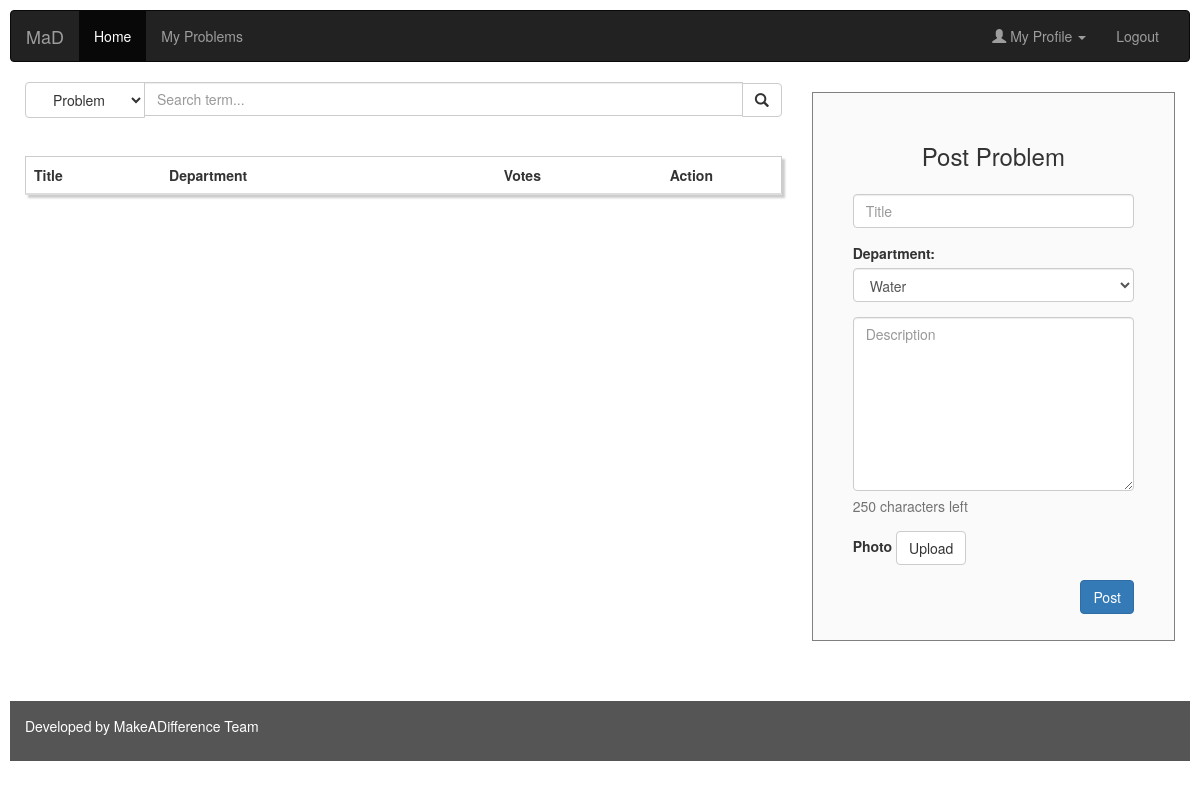
/home.php (signed in), run on an earlier commit of the app's database.
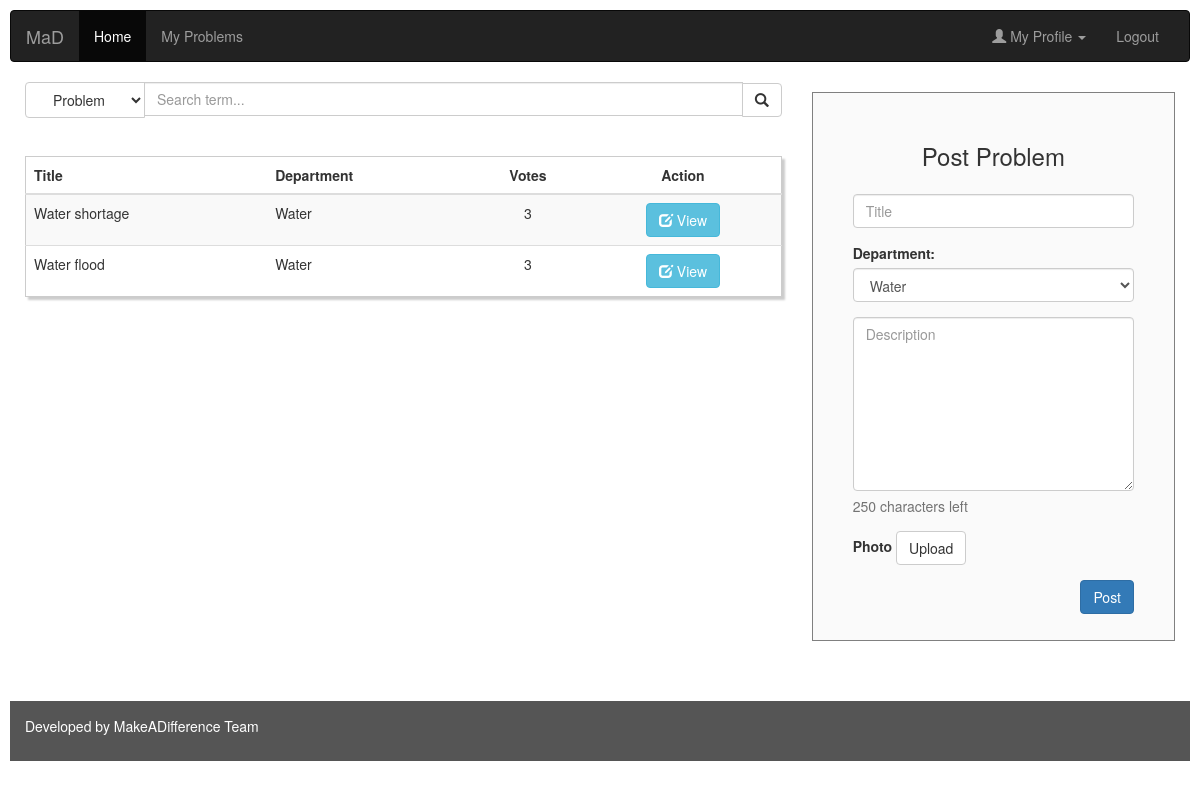
And on a later commit of the database.
### tables this page shows
CREATE TABLE IF NOT EXISTS `Problem` (
  `pID` int(11) NOT NULL AUTO_INCREMENT,
  `cID` int(11) NOT NULL,
  `title` varchar(50) NOT NULL,
  `description` varchar(200) NOT NULL,
  `to_whom` int(11) NOT NULL COMMENT 'Will have gID as foreign key',
  `city` varchar(30) DEFAULT NULL,
  `district` varchar(30) NOT NULL,
  `state` varchar(30) NOT NULL,
  `pin_code` varchar(7) NOT NULL,
  `date_created` datetime NOT NULL,
  `votes` int(11) NOT NULL DEFAULT '0',
  PRIMARY KEY (`pID`)
);

CREATE TABLE IF NOT EXISTS `Govt` (
  `gID` int(11) NOT NULL,
  `dep_name` varchar(50) NOT NULL,
  `email` varchar(50) NOT NULL,
  `contact_num` varchar(15) NOT NULL,
  `city` varchar(30) NOT NULL,
  `district` varchar(30) NOT NULL,
  `state` varchar(30) NOT NULL,
  `pin_code` varchar(7) NOT NULL,
  PRIMARY KEY (`gID`)
);

### home.php (the view, shortened to what this page needs)
<?php
require_once('connection.php');
$email = $_SESSION['SESS_EMAIL'];
?>
<!DOCTYPE html>
<html lang="en">
<head>
  <link rel="stylesheet" href="http://maxcdn.bootstrapcdn.com/bootstrap/3.3.5/css/bootstrap.min.css">
  <link href="css/home.css" rel="stylesheet" type="text/css" />
</head>
<body>
<nav class="navbar navbar-inverse">
  <div class="container-fluid">
    <div class="navbar-header">
      <a class="navbar-brand" href="#">MaD</a>
    </div>
    <div class="collapse navbar-collapse" id="myNavbar">
      <ul class="nav navbar-nav">
        <li class="active"><a href="home.php">Home</a></li>
        <li><a href="my_problems.php">My Problems</a></li>
      </ul>
      <ul class="nav navbar-nav navbar-right">
        <li class="dropdown show-on-hover">
            <a href="#" class="dropdown-toggle" data-toggle="dropdown" role="button" aria-haspopup="true" aria-expanded="false"><span class="glyphicon glyphicon-user"></span> My Profile <span class="caret"></span></a>
        </li>
        <li><a href="logout.php">Logout</a></li>
      </ul>
    </div>
  </div>
</nav>
<div class="container-fluid">
  <div class="row content">
    <div class="col-md-8 ">
      <form action="#" method="get" id="searchForm" class="input-group">
        <div class="input-group-btn search-panel">
            <select name="search_param" id="search_param" class="btn btn-default dropdown-toggle" data-toggle="dropdown">
                <option value="all">Problem</option>
            </select>
        </div>
        <input type="text" class="form-control" name="x" placeholder="Search term...">
        <span class="input-group-btn">
            <button class="btn btn-default" type="submit">
               <span class="glyphicon glyphicon-search"></span>
            </button>
        </span>
      </form>
      <table class="table table-striped custab">
      <thead>
        <tr>
            <th>Title</th>
            <th>Department</th>
            <th class="text-center">Votes</th>
            <th class="text-center">Action</th>
        </tr>
      </thead>
      <tbody>
        <?php
          $query="SELECT district, pin_code FROM Citizen where email = '$email'";
          $result = mysqli_query($link, $query);
          if($result)
          {
            $citizen = mysqli_fetch_assoc($result);
            $pin_code = $citizen['pin_code'];
          }
          $query="SELECT * FROM Problem where pin_code = '$pin_code'";
          $result=mysqli_query($link, $query);
          if($result)
          {
            $num_rows = mysqli_num_rows($result);
          }
        ?>
        <?php if($num_rows > 0) { ?>
          <?php while($problem = mysqli_fetch_assoc($result)) : ?>
            <?php
            $to_whom = $problem['to_whom'];
            $pID = $problem['pID'];
            $query="SELECT dep_name FROM Govt where gID = '$to_whom'";
            $result1=mysqli_query($link, $query);
            $govt = mysqli_fetch_assoc($result1);
            echo '<tr>';
            echo '<td> '.$problem['title'].'</td>';
            echo '<td> '.$govt['dep_name'].'</td>';
            echo '<td class="text-center"> '.$problem['votes'].'</td>';
            ?>
            <td class="text-center"><a class='btn btn-info btn-md' href="problem.php?pID=<?php echo $pID;?>"><span class="glyphicon glyphicon-edit"></span> View</a></td>
            </tr>
          <?php endwhile; ?>
        <?php } ?>
      </tbody>
      </table>
    </div>
    <div class="col-md-4">
      <div class="form-area">
        <form role="form" action="insert_problem.php" method="post">
          <br style="clear:both">
          <h3 style="margin-bottom: 25px; text-align: center;">Post Problem</h3>
          <div class="form-group">
            <input type="text" class="form-control" id="name" name="title" placeholder="Title" required>
          </div>
          <div class="form-group">
            <label for="department">Department:</label>
            <select class="form-control" name='department' id="department">
              <?php
                $query="SELECT district, pin_code, state FROM Citizen where email = '$email'";
                $result = mysqli_query($link, $query);
                if($result)
                {
                  $citizen = mysqli_fetch_assoc($result);
                  $district = $citizen['district'];
                  $state = $citizen['state'];
                }
                $query = "SELECT dep_name from Govt where district = '$district' and state = '$state'";
                $result2 = mysqli_query($link, $query);
              ?>
              <?php if($result2) { ?>
                <?php
                $num_rows2 = mysqli_num_rows($result2);
                ?>
                <?php if($num_rows2>0) { ?>
                  <?php while($govt = mysqli_fetch_assoc($result2)) : ?>
                    <option value="<?php echo $govt['dep_name']; ?>"><?php echo $govt['dep_name'];?></option>
                  <?php endwhile; ?>
                <?php } ?>
              <?php } ?>
            </select>
          </div>
          <div class="form-group">
            <textarea class="form-control" type="textarea" id="description" name="description" placeholder="Description" maxlength="250" rows="8" required></textarea>
                <span class="help-block"><p id="characterLeft" class="help-block ">You have reached the limit</p></span>
          </div>
          <div class="form-group">
            <label>Photo</label>
            <span class="btn btn-default btn-file">
              Upload <input type="file" class="form-control" name="userfile">
            </span>
          </div>
          <input type="submit" id="post" name="post" class="btn btn-primary pull-right" value="Post">
        </form>
      </div>
    </div>
  </div>
</div>
<footer class="container-fluid">
  <p>Developed by MakeADifference Team</p>
</footer>
</body>
</html>

### css/home.css (style rules this page uses)
body { padding:10px; }
footer { background-color: #555; color: white; padding: 15px; }
.custab { border: 1px solid #ccc; padding: 5px; margin: 5% 0; box-shadow: 3px 3px 2px #ccc; transition: 0.5s; }
.btn-file { position: relative; overflow: hidden; }
.form-area { background-color: #FAFAFA; padding: 10px 40px 60px; margin: 10px 0px 60px; border: 1px solid GREY; }

What changed in the data, as far as the page shows it:
added problem: title "Water shortage", govt.dep_name "Water", votes "3"
added problem: title "Water flood", govt.dep_name "Water", votes "3"
